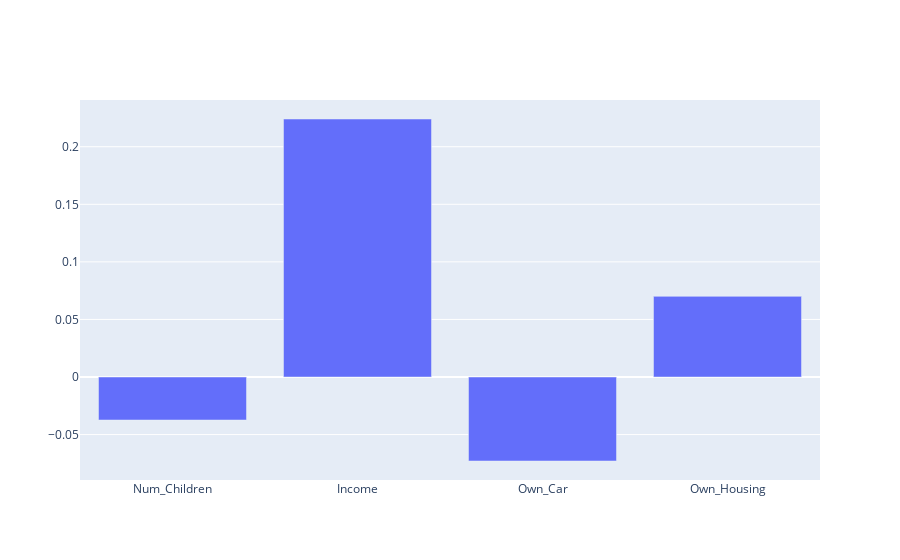
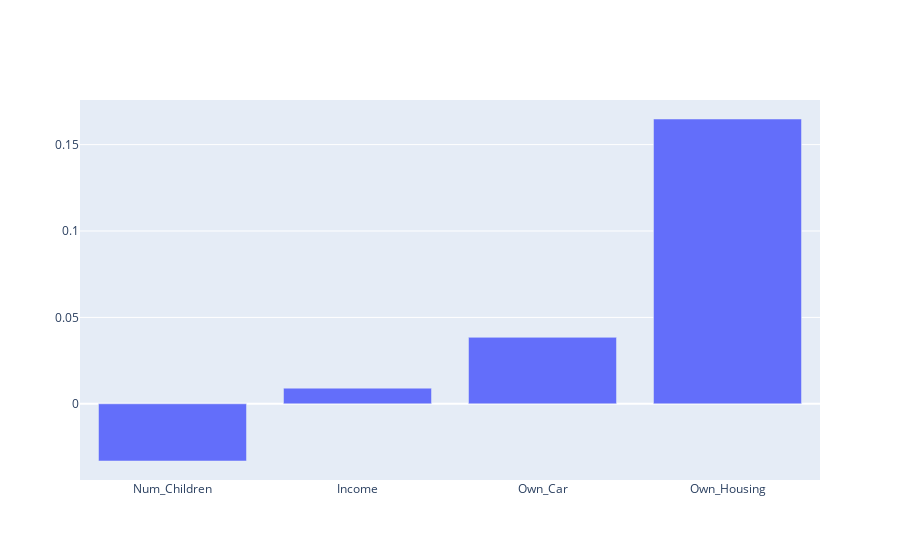

These figures' notebook cell, in order:
### Code cell
#sensitive = 'sex' # sensible variable one wants to test for biases
#labels = {0:'Female',1:'Male'} # 0 - Female and 1 - Male

data_E.understand_shap(labels = {0:'Group 0',1:'Group 1'},sensitive = 'Group', affected_group = 1, affected_target = 0)

### Figure 1 — Plotly figure (JSON) as saved in the notebook; plotly's stock layout.template omitted (floating-point values rounded to 4 significant figures)
{"data": [{"type": "bar", "x": ["Num_Children", "Income", "Own_Car", "Own_Housing"], "y": [-0.03735, 0.2241, -0.07293, 0.07005]}], "layout": {}}

### Figure 2 — Plotly figure (JSON) as saved in the notebook; plotly's stock layout.template omitted (floating-point values rounded to 4 significant figures)
{"data": [{"type": "bar", "x": ["Num_Children", "Income", "Own_Car", "Own_Housing"], "y": [-0.03309, 0.00906, 0.03847, 0.1648]}], "layout": {}}
